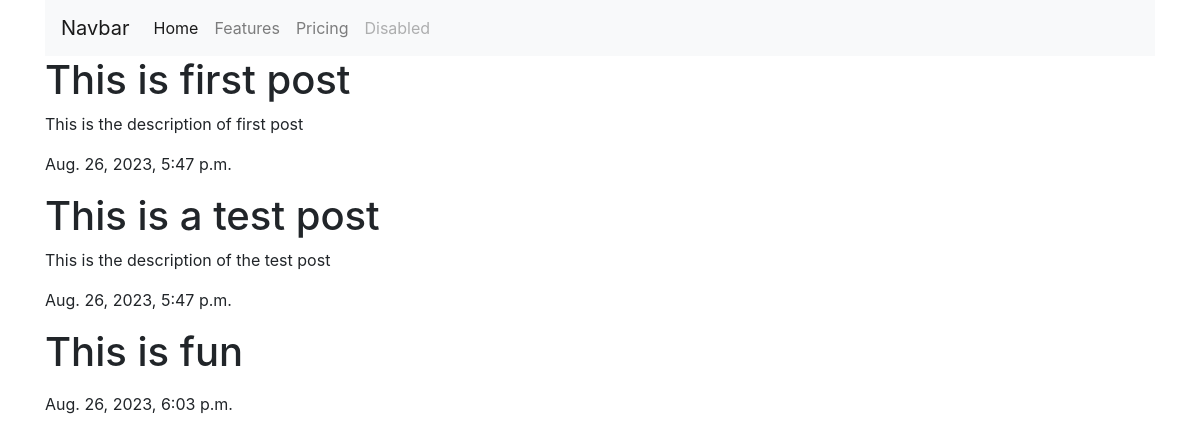
Page /post-list on the earlier database version.
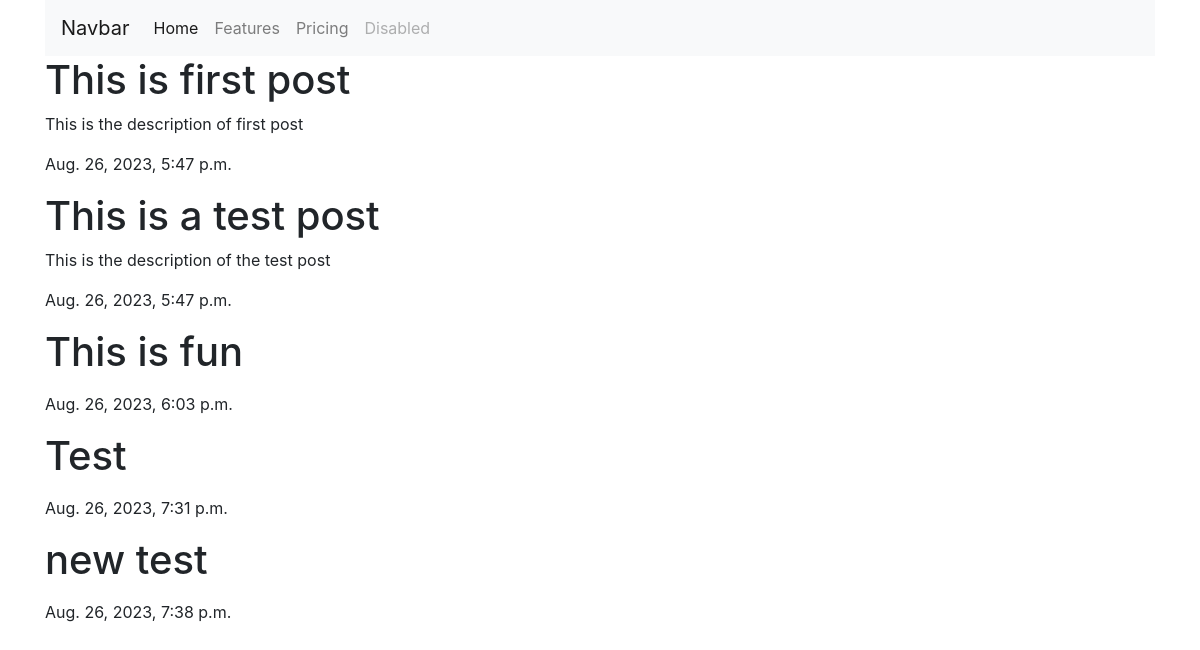
Same page on the later database version.
### dbpost/models/models.py (models this page shows, shortened)
class Post(BaseStampStampModel):
    title = models.CharField(max_length=50, blank=False)
    description = models.TextField(blank=True)
    published = models.DateTimeField(auto_now_add=True)
    user = models.ForeignKey(User, on_delete=models.CASCADE)
    category = models.ManyToManyField(PostCategory, related_name='post')

### dbpost/views/func_base_view.py (the view)
# urls.py: path('post-list', post_list, name="post_list"),
def post_list(request):
    posts = Post.objects.all()
    response = {
        'posts': posts
    }
    return render(request, 'dbpost/post_list.html', response)

### dbpost/templates/dbpost/post_list.html (shortened to what this page needs)
{% extends 'dbcore/base.html' %}
{% block content%}
{% for post in posts %}
<h1>{{post.title}}</h1>
<p>{{post.description}}</p>
<p>{{post.published}}</p>
{% endfor %}
{% endblock %}

Differences in the rows shown:
added Post: title "Test", published "Aug. 26, 2023, 7:31 p.m."
added Post: title "new test", published "Aug. 26, 2023, 7:38 p.m."
